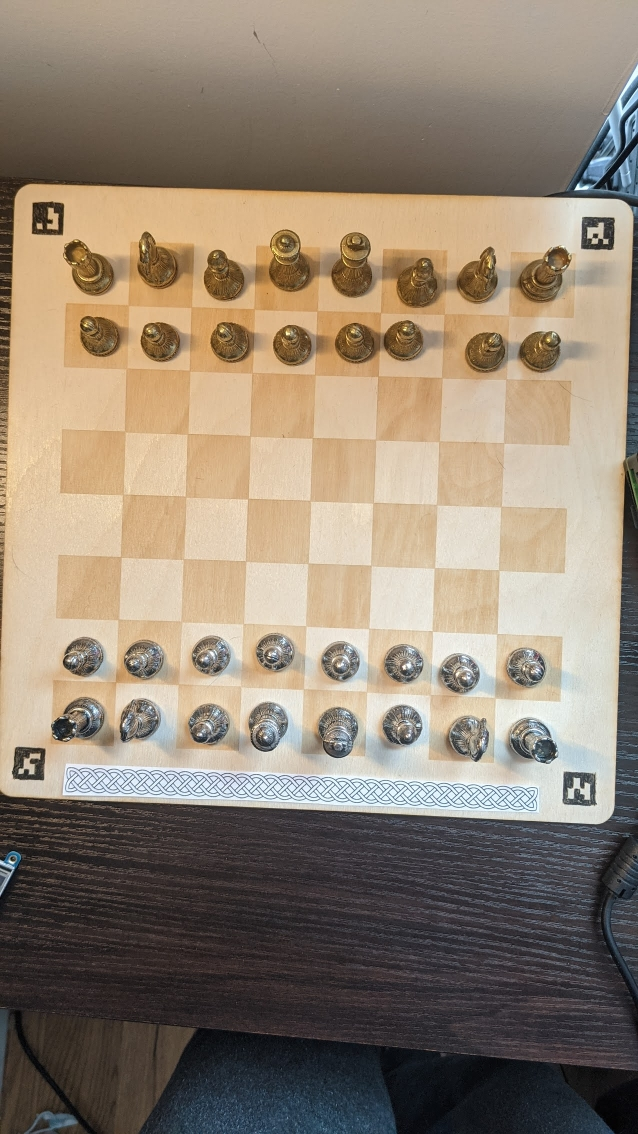
#> input picture CelticKnotTesting2Shrunk.jpg, 638 x 1134 px
$ python 'pattern detection testing.py'
#> lines starting #> are read from the running program, lines starting #| are printed output that depends on the picture; after the words box and inside, x2 and y2 are one past the last pixel; in counts of white or black regions, pixels touching at a corner belong together
import cv2
import numpy as np
from matplotlib import pyplot as plt

img_rgb = cv2.imread('CelticKnotTesting2Shrunk.jpg')
#> img_rgb is the input picture: shape (1134, 638, 3); mean B, G, R 114.4, 131, 145.1
img_gray = cv2.cvtColor(img_rgb, cv2.COLOR_BGR2GRAY)
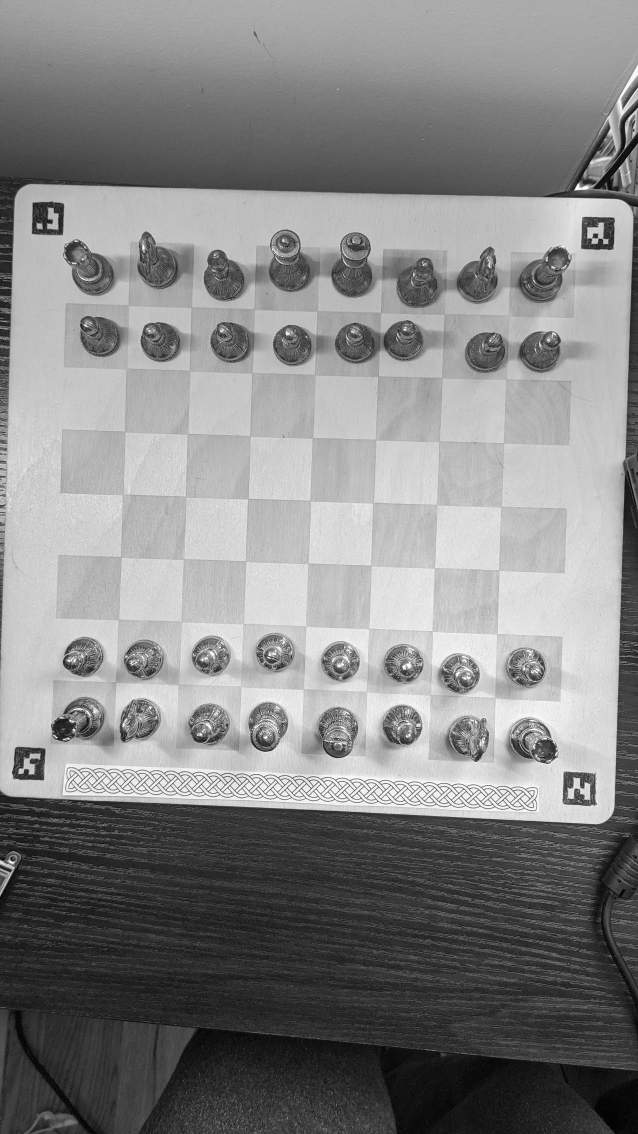
#> img_gray: shape (1134, 638); min 1, max 254, mean 133.3
template = cv2.imread('CelticKnotTesting1Strip.jpg')
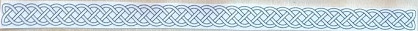
#> input picture CelticKnotTesting1Strip.jpg, 418 x 31 px
#> template is the input picture: shape (31, 418, 3); mean B, G, R 217.2, 209.2, 193.8
template = cv2.cvtColor(template, cv2.COLOR_BGR2GRAY)
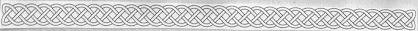
#> template: shape (31, 418); min 72, max 253, mean 205.5
w, h = template.shape[::-1]
#> w = 418; h = 31

res = cv2.matchTemplate(img_gray,template,cv2.TM_CCOEFF)
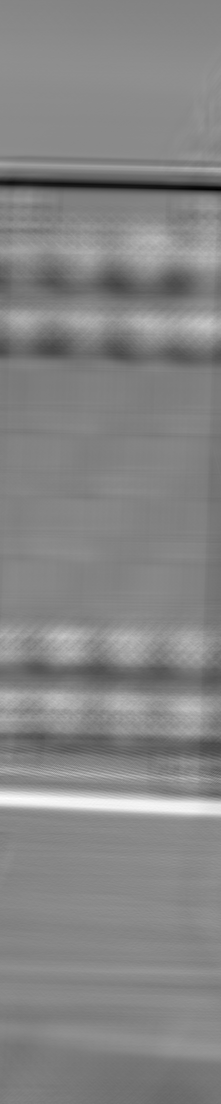
#> res: shape (1104, 221) float32; min -3759904.5, max 3604080.5, mean 89395; drawn with min black and max white
threshold = 3000000
loc = np.where( res >= threshold)
#> loc = 1660 positions, rows 795 to 811, columns 0 to 205
for pt in zip(*loc[::-1]):
    cv2.rectangle(img_rgb, pt, (pt[0] + w, pt[1] + h), (255,0,0), 2)
#> this loop made 1660 passes
#> pt on passes 1 to 3: (0, 795), (1, 795), (2, 795)
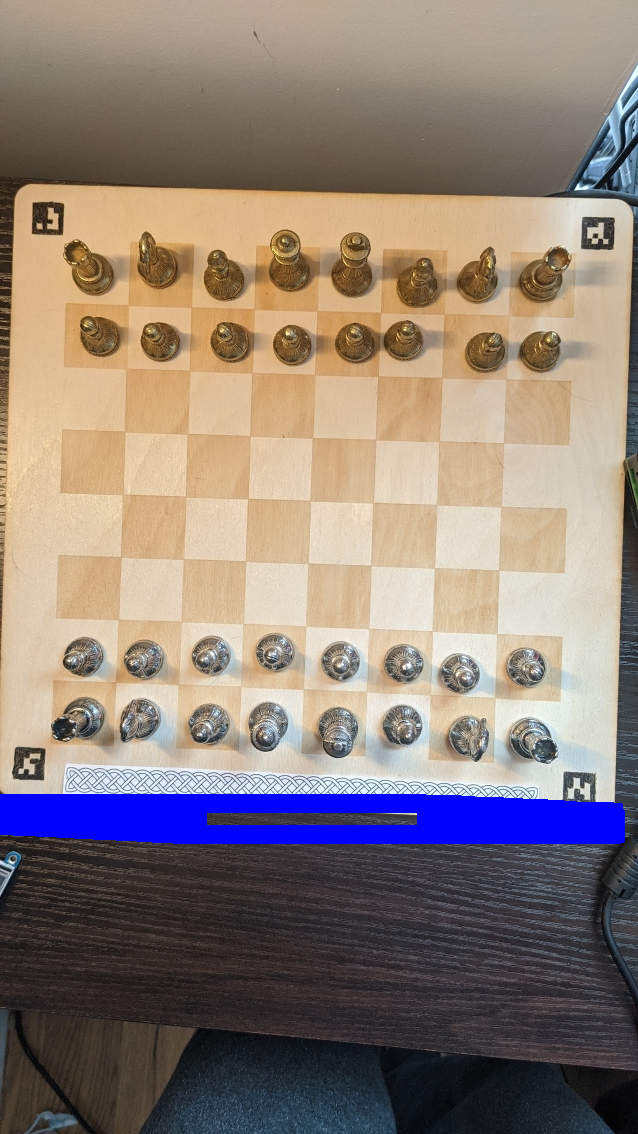
#> img_rgb: shape (1134, 638, 3); 3.72% of pixels changed, all inside (x1, y1, x2, y2) = (0, 794, 625, 844)

cv2.imshow('Result',img_rgb)
cv2.waitKey(0)
